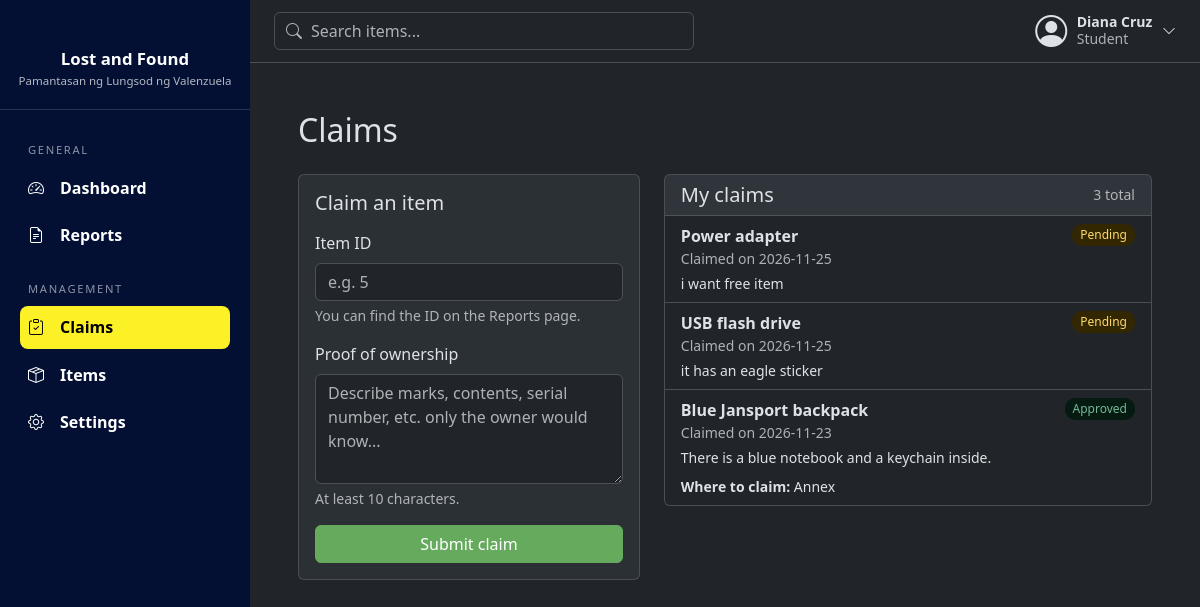
The app's page /claims (signed in) with its own data.
### tables this page shows
CREATE TABLE users (
            id INTEGER PRIMARY KEY AUTOINCREMENT,
            full_name TEXT NOT NULL,
            email TEXT NOT NULL UNIQUE,
            password TEXT NOT NULL,
            role TEXT NOT NULL DEFAULT 'Student'
                CHECK(role IN ('Student', 'Faculty', 'Admin'))
        , is_active INTEGER NOT NULL DEFAULT 1);

CREATE TABLE claims (
            claim_id INTEGER PRIMARY KEY AUTOINCREMENT,
            item_id INTEGER NOT NULL,
            user_id INTEGER NOT NULL,
            proof_description TEXT NOT NULL,
            claim_date DATE NOT NULL DEFAULT CURRENT_DATE,
            claim_status TEXT NOT NULL DEFAULT 'Pending'
                CHECK(claim_status IN ('Pending', 'Approved', 'Rejected')), admin_note TEXT,

            FOREIGN KEY (item_id) REFERENCES items (item_id),
            FOREIGN KEY (user_id) REFERENCES users (id)
        );

CREATE TABLE items (
            item_id INTEGER PRIMARY KEY AUTOINCREMENT,
            user_id INTEGER NOT NULL,
            name TEXT NOT NULL,
            category TEXT NOT NULL,
            description TEXT,
            location TEXT NOT NULL,
            item_status TEXT NOT NULL
                CHECK(item_status IN ('Lost', 'Found')),
            status TEXT NOT NULL DEFAULT 'Active'
                CHECK(status IN ('Active', 'Claimed', 'Returned', 'Removed')),
            date_reported DATE NOT NULL DEFAULT CURRENT_DATE,

            FOREIGN KEY (user_id) REFERENCES users (id)
        );

### routes/user_routes.py (the view, shortened to what this page needs)
@bp.route("/claims", methods=["GET", "POST"])
@login_required
def claims():
    errors = {}
    form = {"item_id": request.args.get("item_id", "").strip(), "proof_description": ""}  # ?item_id=5 prefills
    item_preview = item_model.get(int(form["item_id"])) if form["item_id"].isdigit() else None
    return render_template("user/claims.html", form=form, errors=errors, item=item_preview,
                           my_claims=claim_model.by_user(session["user_id"]))

### database/connection.py (called while the page is built)
def get_db():
    if "db" not in g:
        g.db = sqlite3.connect(current_app.config["DATABASE"])
        g.db.row_factory = sqlite3.Row
        g.db.execute("PRAGMA foreign_keys = ON")
    return g.db

### models/claim_model.py (called while the page is built)
def by_user(user_id):
    return get_db().execute(
        "SELECT claims.*, items.name AS item_name "
        "FROM claims JOIN items ON claims.item_id = items.item_id "
        "WHERE claims.user_id = ? ORDER BY claims.claim_id DESC",
        (user_id,),
    ).fetchall()

### models/user_model.py (called while the page is built)
def get_by_id(user_id):
    return get_db().execute("SELECT * FROM users WHERE id = ?", (user_id,)).fetchone()

### routes/utils.py (called while the page is built)
def login_required(view):
    @wraps(view)
    def wrapped(*args, **kwargs):
        if "user_id" not in session:
            flash("Please log in first.", "warning")
            return redirect(url_for("auth.login"))
        user = user_model.get_by_id(session["user_id"])
        if user is None or not user["is_active"]:
            session.clear()
            flash("Your account is no longer active. Please contact an administrator.", "warning")
            return redirect(url_for("auth.login"))
        return view(*args, **kwargs)
    return wrapped

### templates/user/claims.html (shortened to what this page needs)
{% extends "base.html" %}
{% block content %}
<h2 class="mb-4">Claims</h2>
<div class="row g-4">
  <div class="col-xl-5">
    <div class="card">
      <div class="card-body">
        <h5 class="card-title mb-3">Claim an item</h5>
        <form method="post" novalidate>
          <div class="mb-3">
            <label class="form-label" for="item_id">Item ID</label>
            <input class="form-control {{ 'is-invalid' if errors.item_id }}" id="item_id" name="item_id"
                   placeholder="e.g. 5" value="{{ form.item_id }}">
            <div class="form-text">You can find the ID on the Reports page.</div>
          </div>
          <div class="mb-3">
            <label class="form-label" for="proof_description">Proof of ownership</label>
            <textarea class="form-control {{ 'is-invalid' if errors.proof_description }}" id="proof_description"
                      name="proof_description" rows="4" maxlength="500"
                      placeholder="Describe marks, contents, serial number, etc. only the owner would know...">{{ form.proof_description }}</textarea>
            <div class="form-text">At least 10 characters.</div>
          </div>
          <button class="btn btn-primary w-100">Submit claim</button>
        </form>
      </div>
    </div>
  </div>
  <div class="col-xl-7">
    <div class="card">
      <div class="card-header d-flex justify-content-between align-items-center">
        <h5 class="mb-0">My claims</h5>
        <span class="text-body-secondary small">{{ my_claims|length }} total</span>
      </div>
      {% if my_claims %}
      <ul class="list-group list-group-flush">
        {% for c in my_claims %}
        <li class="list-group-item d-flex justify-content-between align-items-start gap-3">
          <div>
            <div class="fw-semibold">{{ c["item_name"] }}</div>
            <div class="small text-body-secondary">Claimed on {{ c["claim_date"] }}</div>
            <div class="small mt-1">{{ c["proof_description"] }}</div>
            {% if c["admin_note"] %}
            <div class="small mt-2">
              <strong>{% if c["claim_status"] == "Approved" %}Where to claim:{% else %}Reason:{% endif %}</strong>
              {{ c["admin_note"] }}
            </div>
            {% endif %}
          </div>
          <span class="dash-badge {{ c['claim_status'] }}">{{ c["claim_status"] }}</span>
        </li>
        {% endfor %}
      </ul>
      {% else %}
      <div class="card-body">
        <p class="dash-empty mb-0">You haven't made any claims yet.</p>
      </div>
      {% endif %}
    </div>
  </div>
</div>
{% endblock %}

### templates/base.html (shortened to what this page needs)
<!doctype html>
<html lang="en" data-bs-theme="dark">
<head>
  <link href="https://cdn.jsdelivr.net/npm/bootstrap@5.3.3/dist/css/bootstrap.min.css" rel="stylesheet">
  <link href="https://cdn.jsdelivr.net/npm/bootstrap-icons@1.11.3/font/bootstrap-icons.min.css" rel="stylesheet">
  <link href="{{ url_for('static', filename='css/style.css') }}" rel="stylesheet">
</head>
<body>
{% block body %}
<div class="app-shell d-flex">
    <aside class="sidebar offcanvas-md offcanvas-start" id="sidebar" tabindex="-1">
    <div class="sidebar-brand">
      <div class="sidebar-title">Lost and Found</div>
      <div class="sidebar-subtitle">Pamantasan ng Lungsod ng Valenzuela</div>
    </div>
    <nav class="sidebar-nav">
      {% if session.role == 'Admin' %}
        {% include "partials/sidebar_admin.html" %}
      {% else %}
        {% include "partials/sidebar_user.html" %}
      {% endif %}
    </nav>
  </aside>
  <div class="main-col flex-grow-1">
    <header class="topbar d-flex align-items-center justify-content-between gap-3">
      <form class="topbar-search" action="{{ url_for('shared.reports') }}" method="get" role="search">
        <input class="form-control" type="search" name="q" maxlength="100" placeholder="Search items..."
               value="{{ request.args.get('q', '') if request.endpoint == 'shared.reports' }}">
      </form>
      <div class="dropdown">
        <button class="user-menu-btn" type="button" data-bs-toggle="dropdown" aria-expanded="false">
          <i class="bi bi-person-circle fs-2"></i>
          <span class="d-none d-sm-block">
            <span class="d-block fw-semibold small">{{ session.full_name }}</span>
            <span class="d-block small text-body-secondary">{{ session.role }}</span>
          </span>
          <i class="bi bi-chevron-down small"></i>
        </button>
      </div>
    </header>
    <main class="p-3 p-md-5">
      {% block content %}{% endblock %}
    </main>
  </div>
</div>
{% endblock %}
</body>
</html>

### static/css/style.css (style rules this page uses)
.app-shell { min-height: 100vh; }
.app-shell > .main-col { min-width: 0; }
.card { background: var(--bs-tertiary-bg); }
.btn-primary { --bs-btn-color: #ffffff; --bs-btn-bg: #66ab5d; --bs-btn-border-color: #66ab5d; --bs-btn-hover-color: #ffffff; --bs-btn-hover-bg: #5a9a52; --bs-btn-hover-border-color: #5a9a52; --bs-btn-active-color: #ffffff; --bs-btn-active-bg: #4f8948; --bs-btn-active-border-color: #4f8948; --bs-btn-focus-shadow-rgb: 102, 171, 93; --bs-btn-disabled-color: #ffffff; --bs-btn-disabled-bg: #66ab5d; --bs-btn-disabled-border-color: #66ab5d; }
.sidebar { --bs-offcanvas-width: 250px; width: 250px; min-width: 250px; color: #fff; overflow-y: auto; }
.sidebar { background: #031033 !important; }
@media (min-width: 768px) { .sidebar { position: sticky; top: 0; height: 100vh; align-self: flex-start; } }
.sidebar-brand { padding: 2rem 1rem 1.25rem; text-align: center; border-bottom: 1px solid rgba(255, 255, 255, 0.15); }
.sidebar-title { margin-top: 0.9rem; font-size: 1.05rem; font-weight: 600; }
.sidebar-subtitle { font-size: 0.72rem; color: rgba(255, 255, 255, 0.7); }
.sidebar-nav { padding: 0.5rem 1.25rem 1.5rem; }
.topbar { position: sticky; top: 0; z-index: 1020; padding: 0.75rem 1.5rem; background: var(--bs-body-bg); border-bottom: 1px solid var(--bs-border-color); }
.topbar-search { position: relative; flex: 1; max-width: 420px; }
.topbar-search input { padding-left: 2.25rem; }
.user-menu-btn { display: flex; align-items: center; gap: 0.6rem; padding: 0; border: 0; background: none; color: var(--bs-body-color); text-align: left; line-height: 1.2; }
.dash-badge { padding: 2px 8px; border-radius: 10px; font-size: 12px; background: var(--bs-secondary-bg); color: var(--bs-body-color); }
.dash-badge.Found, .dash-badge.Approved { background: var(--bs-success-bg-subtle); color: var(--bs-success-text-emphasis); }
.dash-badge.Pending { background: var(--bs-warning-bg-subtle); color: var(--bs-warning-text-emphasis); }

### records on screen
users: full_name "Diana Cruz", role "Student"
claims: item_name "Power adapter", claim_date "2026-11-25", proof_description "i want free item", claim_status "Pending"
claims: item_name "USB flash drive", claim_date "2026-11-25", proof_description "it has an eagle sticker", claim_status "Pending"
claims: item_name "Blue Jansport backpack", claim_date "2026-11-23", proof_description "There is a blue notebook and a keychain inside.", shows "Where to claim:", admin_note "Annex", claim_status "Approved"

### other values on screen
{{ my_claims|length }} "3"
